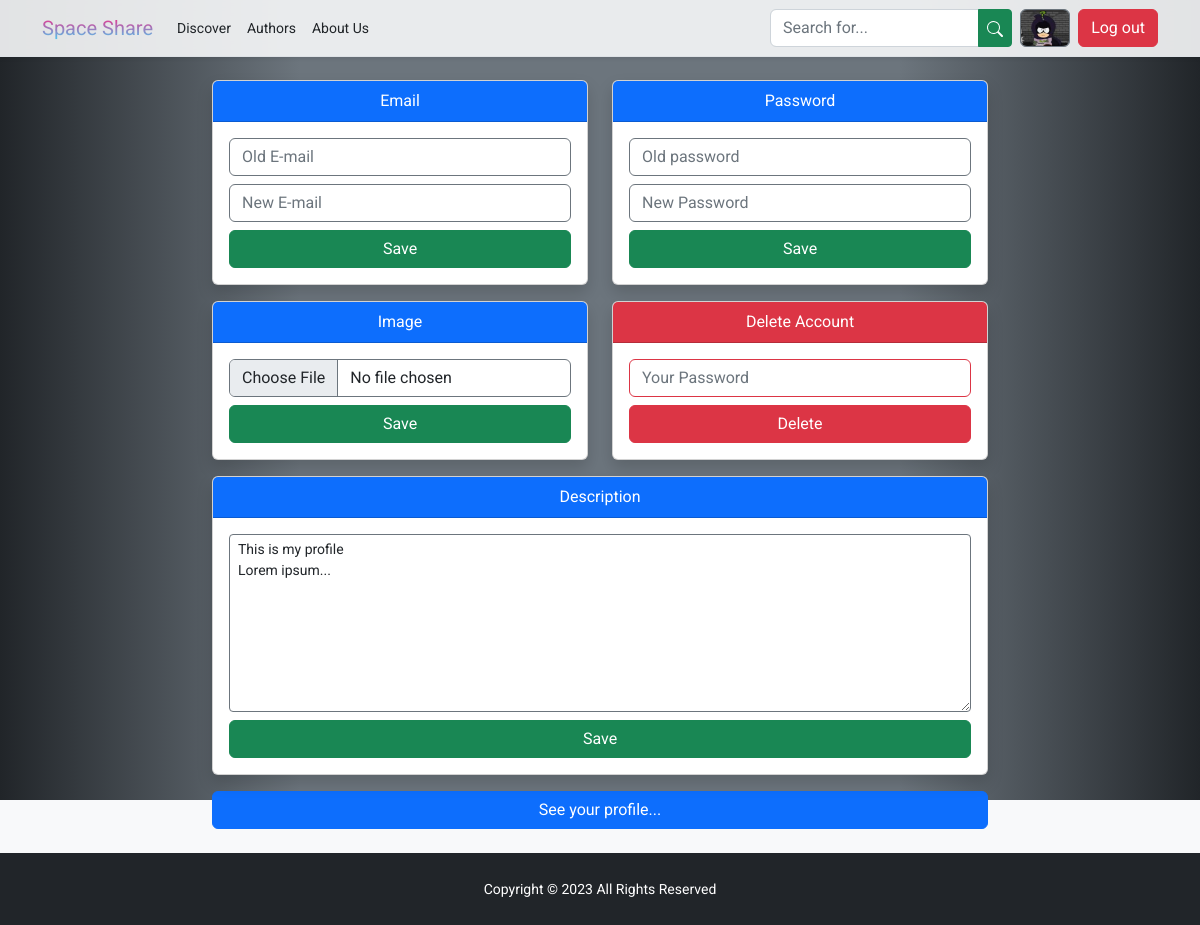
Page /settings (signed in) on the earlier database version.
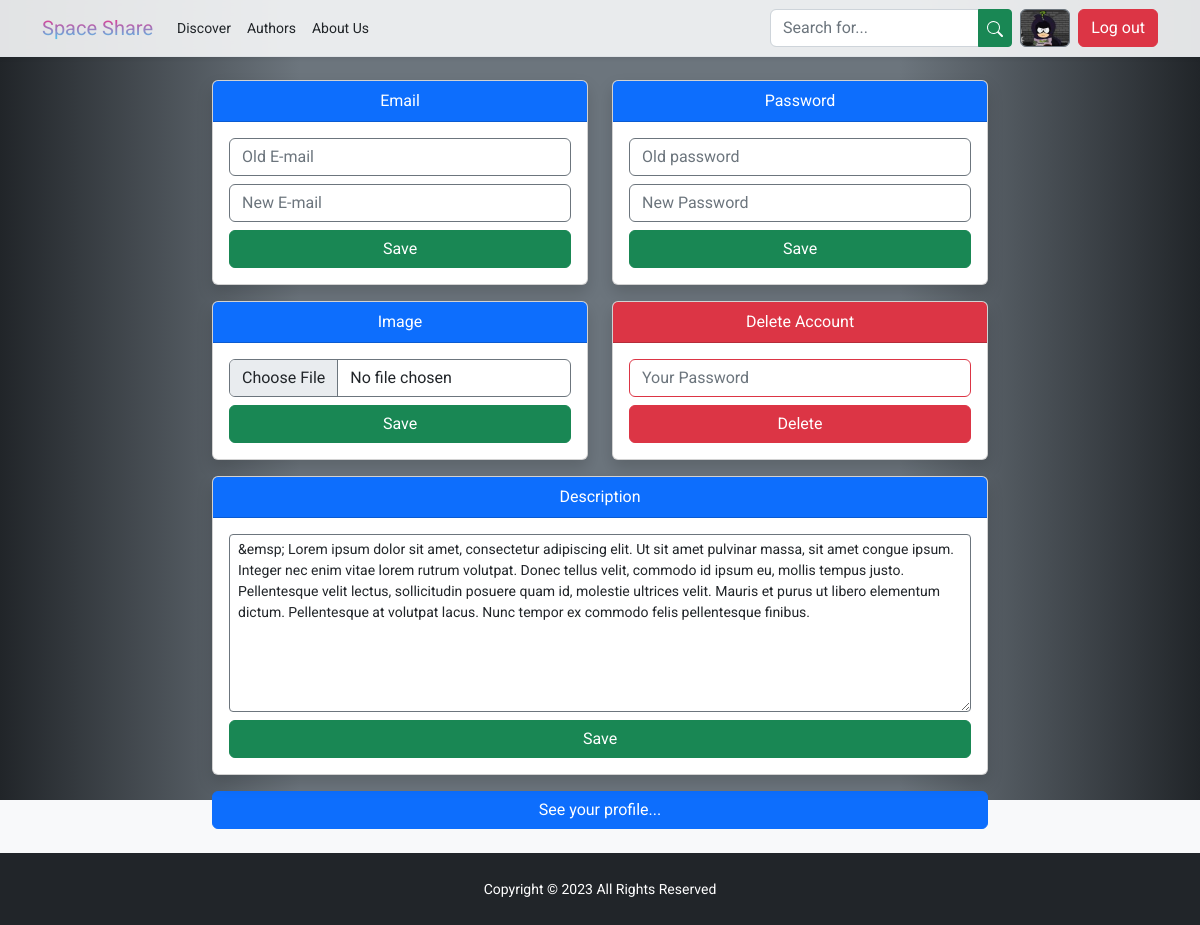
Same page on the later database version.
### Blog/models.py (models this page shows, shortened)
class User(models.Model):
    slug = models.SlugField(db_index=True, unique=True, null=True, blank=True)
    login = models.CharField(unique=True, max_length=15, validators=[RegexValidator(
        "^(?=.*?[a-zA-Z\d])[a-zA-Z][a-zA-Z\d_-]{2,28}[a-zA-Z\d]$", message="Login must be between 4 and 30 characters long and must start with a letter and end with a letter or number. It can contain a floor and dash between the start and end.")])
    password = models.CharField(max_length=100, validators=[RegexValidator(
        "^(?=.*?[a-z])(?=.*?[A-Z])(?=.*?[0-9])(?=.*?[.~!@#$%^&*()+=[\]\\;:'\"/,|{}<>?])[a-zA-Z0-9.~!@#$%^&*()+=[\]\\;:'\"/,|{}<>?]{8,40}$", message="Password must be between 8 and 40 characters long, contain one lowercase and one uppercase letter, one number and one special character.")])
    nickname = models.CharField(unique=True, max_length=15, validators=[RegexValidator(
        "^[a-zA-Z]\w*$", message="Incorrect expression of nickname.")])
    email = models.EmailField(unique=True, validators=[RegexValidator(
        "^(?:[a-z0-9!#$%&'*+/=?^_`{|}~-]+(?:\.[a-z0-9!#$%&'*+/=?^_`{|}~-]+)*|\"(?:[\x01-\x08\x0b\x0c\x0e-\x1f\x21\x23-\x5b\x5d-\x7f]|\\[\x01-\x09\x0b\x0c\x0e-\x7f])*\")@(?:(?:[a-z0-9](?:[a-z0-9-]*[a-z0-9])?\.)+[a-z0-9](?:[a-z0-9-]*[a-z0-9])?|\[(?:(?:(2(5[0-5]|[0-4][0-9])|1[0-9][0-9]|[1-9]?[0-9]))\.){3}(?:(2(5[0-5]|[0-4][0-9])|1[0-9][0-9]|[1-9]?[0-9])|[a-z0-9-]*[a-z0-9]:(?:[\x01-\x08\x0b\x0c\x0e-\x1f\x21-\x5a\x53-\x7f]|\\[\x01-\x09\x0b\x0c\x0e-\x7f])+)\])$", message="Incorrect expression of e-mail.")])
    image = models.ImageField(
        upload_to="users", null=True, default="users/default.png")
    description = models.TextField(
        validators=[MinLengthValidator(15), MaxLengthValidator(2000)], default="Information about user.", null=True)

### Blog/views.py (the view, shortened to what this page needs)
# urls.py: path("settings", views.Settings.as_view(), name="settings"),
class Settings(TemplateView):
    template_name = "Blog/settings.html"
    def get_context_data(self, **kwargs):
        context = super().get_context_data(**kwargs)
        context["form_changeemail"] = ChangeEmailForm()
        context["form_changepassword"] = ChangePasswordForm()
        context["form_changeimage"] = ChangeImageForm()
        context["form_deleteaccount"] = DeleteAccountForm()
        context["form_changedescription"] = ChangeDescriptionForm(instance=UserModel.objects.get(
            nickname=self.request.session.get("nickname")))
        context["user_slug"] = UserModel.objects.get(
            nickname=self.request.session.get("nickname")).slug
        return context
    def get(self, request, *args, **kwargs):
        if not self.request.session.get("nickname"):
            return redirect("/logout")
        return super().get(request, *args, **kwargs)

### Blog/forms.py (shortened to what this page needs)
class ChangeEmailForm(forms.ModelForm):
    old_email = forms.EmailField(label="New E-mail", validators=[RegexValidator(
        "^(?:[a-z0-9!#$%&'*+/=?^_`{|}~-]+(?:\.[a-z0-9!#$%&'*+/=?^_`{|}~-]+)*|\"(?:[\x01-\x08\x0b\x0c\x0e-\x1f\x21\x23-\x5b\x5d-\x7f]|\\[\x01-\x09\x0b\x0c\x0e-\x7f])*\")@(?:(?:[a-z0-9](?:[a-z0-9-]*[a-z0-9])?\.)+[a-z0-9](?:[a-z0-9-]*[a-z0-9])?|\[(?:(?:(2(5[0-5]|[0-4][0-9])|1[0-9][0-9]|[1-9]?[0-9]))\.){3}(?:(2(5[0-5]|[0-4][0-9])|1[0-9][0-9]|[1-9]?[0-9])|[a-z0-9-]*[a-z0-9]:(?:[\x01-\x08\x0b\x0c\x0e-\x1f\x21-\x5a\x53-\x7f]|\\[\x01-\x09\x0b\x0c\x0e-\x7f])+)\])$", message="Incorrect expression of e-mail.")], widget=forms.EmailInput({
            'class': 'form-control border border-secondary mb-2',
            'placeholder': 'Old E-mail'
        }))
    field_order = ['old_email', 'email']
    class Meta:
        model = UserModel
        fields = ["email"]
        widgets = {
            'email': forms.EmailInput(attrs={
                'class': 'form-control border border-secondary mb-2',
                'placeholder': 'New E-mail'
            })
        }

### Blog/templates/Blog/settings.html (shortened to what the changed rows need)
{% extends 'Blog/base_blog.html' %}
{% load static %}
{% block doc_css %}
    <link rel="stylesheet" href="{% static 'Blog/css/settings.css' %}">
{% endblock %}
{% block blog_content %}
    <div class="container-fluid position-absolute top-0 start-0 text-center mt-5">
        <div class="row justify-content-center mt-4">
            <div class="col-12 col-sm-10 col-md-8 col-lg-5 col-xl-4 col-xxl-3 my-2">
                <div class="card shadow">
                    <div class="card-body">
                        <form method="POST">
                            <div class="row gx-2">
                                <div class="col-md-12">
                                    <div class="mb-2">
                                        {% for form_item in form_changeemail %}
                                            {{ form_item }}
                                        {% endfor %}
                                    </div>
                                </div>
                            </div>
                        </form>
                    </div>
                </div>
            </div>
            <div class="col-12 col-sm-10 col-md-8 col-lg-5 col-xl-4 col-xxl-3 my-2">
                <div class="card shadow">
                    <div class="card-body">
                        <form method="POST">
                            <div class="row gx-2">
                                <div class="col-md-12">
                                    <div class="mb-2">
                                        {% for form_item in form_changepassword %}
                                            {{ form_item }}
                                        {% endfor %}
                                    </div>
                                </div>
                            </div>
                        </form>
                    </div>
                </div>
            </div>
        </div>
        <div class="row justify-content-center">
            <div class="col-12 col-sm-10 col-md-8 col-lg-5 col-xl-4 col-xxl-3 my-2">
                <div class="card shadow">
                    <div class="card-body">
                        <form method="POST" enctype="multipart/form-data">
                            <div class="row gx-2">
                                <div class="col-md-12">
                                    <div class="mb-2">
                                        {% for form_item in form_changeimage %}
                                            {{ form_item }}
                                        {% endfor %}
                                    </div>
                                </div>
                            </div>
                        </form>
                    </div>
                </div>
            </div>
            <div class="col-12 col-sm-10 col-md-8 col-lg-5 col-xl-4 col-xxl-3 my-2">
                <div class="card shadow">
                    <div class="card-body">
                        <form method="POST">
                            <div class="row gx-2">
                                <div class="col-md-12">
                                    <div class="mb-2">
                                        {% for form_item in form_deleteaccount %}
                                            {{ form_item }}
                                        {% endfor %}
                                    </div>
                                </div>
                            </div>
                        </form>
                    </div>
                </div>
            </div>
        </div>
        <div class="row justify-content-center">
            <div class="col-12 col-sm-10 col-md-8 col-lg-10 col-xl-8 col-xxl-6 my-2">
                <div class="card shadow">
                    <div class="card-body">
                        <form method="POST">
                            <div class="row gx-2">
                                <div class="col-md-12">
                                    <div class="mb-2">
                                        {% for form_item in form_changedescription %}
                                            {{ form_item }}
                                        {% endfor %}
                                    </div>
                                </div>
                            </div>
                        </form>
                    </div>
                </div>
            </div>
        </div>
    </div>
{% endblock %}

Differences in the rows shown:
changed User: description "This is my profile Lorem ipsum..." → "&emsp; Lorem ipsum dolor sit amet, consectetur adipiscing elit. Ut sit amet pulvinar massa, sit amet congue ipsum. Integer nec enim vitae lorem rutrum volutpat. Donec tellus velit, commodo id ipsum eu, mollis tempus justo. Pellentesque velit lectus, sollicitudin posuere quam id, molestie ultrices velit. Mauris et purus ut libero elementum dictum. Pellentesque at volutpat lacus. Nunc tempor ex commodo felis pellentesque finibus."
